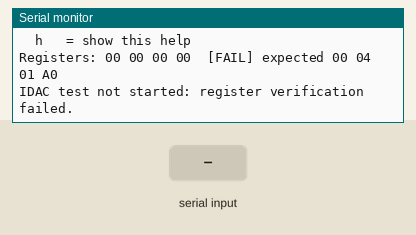
Recording of a sketch running on a simulated ESP32. On the bench: the last lines printed to the serial monitor. Inputs (shaded band) come from the test bench.

Above: at 2.0 s.
2.1 s: "r\n" received over Serial
At 3.2 s:
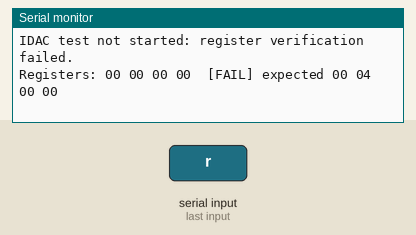
3.6 s: "off\n" received over Serial
At 4.3 s:
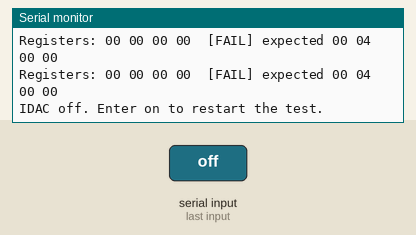

Measured:
- after the input at 2.1 s, the serial monitor: prints a new line at once (image 1)
- after the input at 3.6 s, the serial monitor: prints a new line at once (image 2)

The sketch:

ADS1220_100k6_10uA_Bare_Chip_Test.ino
```cpp
/*
  PocketLab DMM — bare ADS1220 10 uA IDAC test

  Target: ESP32 NodeMCU-32S + ADS1220IPWR on a breakout board
  Reference resistor: 100.6 kOhm

  Test wiring:

      ADS1220 REFP0 (pin 9) --- 100.6 kOhm --- REFN0 (pin 8) / AGND

  The firmware routes IDAC1 directly to REFP0. Measure from REFP0 to
  REFN0 with a handheld voltmeter. The nominal result is:

      10 uA * 100.6 kOhm = 1.006 V

  The ADS1220 internal ADC reference is selected during this diagnostic.
  The ADC conversion result is not used; this test checks only the IDAC.

  Do not select 50 uA or 100 uA with this resistor. Those settings would
  require 5.03 V or 10.06 V and exceed the IDAC compliance range on 3.3 V.

  IMPORTANT: This is an unprotected bench circuit. Connect only the passive
  reference resistor described above. Do not connect an energized circuit
  or charged capacitor.
*/

#include <Arduino.h>
#include <SPI.h>

// ESP32 VSPI pins used by the earlier PocketLab ADS1220 sketches.
constexpr int PIN_SCLK = 18;
constexpr int PIN_MISO = 19;  // ADS1220 pin 15, DOUT/DRDY
constexpr int PIN_MOSI = 23;  // ADS1220 pin 16, DIN
constexpr int PIN_CS   = 27;  // ADS1220 pin 2, CS

constexpr uint32_t SERIAL_BAUD = 115200;
constexpr uint32_t SPI_CLOCK_HZ = 1000000;
constexpr double R_REF_OHMS = 100600.0;
constexpr double IDAC_CURRENT_UA = 10.0;
constexpr double IDAC_TOLERANCE = 0.06;

constexpr uint8_t CMD_RESET      = 0x06;
constexpr uint8_t CMD_START_SYNC = 0x08;
constexpr uint8_t CMD_POWERDOWN  = 0x02;

// CONFIG0: AIN0-AIN1, gain 1 (conversion result is unused).
constexpr uint8_t CONFIG0 = 0x00;
// CONFIG1: 20 SPS, continuous-conversion mode.
constexpr uint8_t CONFIG1 = 0x04;
// CONFIG2: internal ADC reference; IDAC current = 10 uA.
constexpr uint8_t CONFIG2_10_UA = 0x01;
// CONFIG3: IDAC1 routed directly to REFP0; IDAC2 disconnected.
constexpr uint8_t CONFIG3_IDAC1_TO_REFP0 = 0xA0;

const uint8_t ACTIVE_REGS[4] = {
  CONFIG0, CONFIG1, CONFIG2_10_UA, CONFIG3_IDAC1_TO_REFP0
};
const uint8_t OFF_REGS[4] = {CONFIG0, CONFIG1, 0x00, 0x00};

SPISettings adsSpiSettings(SPI_CLOCK_HZ, MSBFIRST, SPI_MODE1);
String serialCommand;
bool idacActive = false;

void selectAds() {
  SPI.beginTransaction(adsSpiSettings);
  digitalWrite(PIN_CS, LOW);
  delayMicroseconds(2);
}

void deselectAds() {
  delayMicroseconds(2);
  digitalWrite(PIN_CS, HIGH);
  SPI.endTransaction();
}

void sendCommand(uint8_t command) {
  selectAds();
  SPI.transfer(command);
  deselectAds();
}

void writeRegisters(const uint8_t *values, uint8_t count) {
  if (count == 0 || count > 4) return;
  const uint8_t command = 0x40 | ((count - 1) & 0x03);  // WREG from reg 0
  selectAds();
  SPI.transfer(command);
  for (uint8_t i = 0; i < count; ++i) SPI.transfer(values[i]);
  deselectAds();
}

void writeRegister(uint8_t address, uint8_t value) {
  if (address > 3) return;
  const uint8_t command = 0x40 | ((address & 0x03) << 2);  // one register
  selectAds();
  SPI.transfer(command);
  SPI.transfer(value);
  deselectAds();
}

void readRegisters(uint8_t *values, uint8_t count) {
  if (count == 0 || count > 4) return;
  const uint8_t command = 0x20 | ((count - 1) & 0x03);  // RREG from reg 0
  selectAds();
  SPI.transfer(command);
  for (uint8_t i = 0; i < count; ++i) values[i] = SPI.transfer(0x00);
  deselectAds();
}

void printHexByte(uint8_t value) {
  if (value < 0x10) Serial.print('0');
  Serial.print(value, HEX);
}

bool verifyRegisters(const uint8_t *expected) {
  uint8_t actual[4] = {};
  readRegisters(actual, 4);

  bool match = true;
  for (uint8_t i = 0; i < 4; ++i) {
    if (actual[i] != expected[i]) match = false;
  }

  Serial.print("Registers: ");
  for (uint8_t i = 0; i < 4; ++i) {
    printHexByte(actual[i]);
    if (i < 3) Serial.print(' ');
  }
  Serial.print(match ? "  [PASS] expected " : "  [FAIL] expected ");
  for (uint8_t i = 0; i < 4; ++i) {
    printHexByte(expected[i]);
    if (i < 3) Serial.print(' ');
  }
  Serial.println();
  return match;
}

void printTarget() {
  const double nominal = IDAC_CURRENT_UA * 1.0e-6 * R_REF_OHMS;
  Serial.print("Measure REFP0 to REFN0. Nominal: ");
  Serial.print(nominal, 4);
  Serial.print(" V; datasheet +/-6% band: ");
  Serial.print(nominal * (1.0 - IDAC_TOLERANCE), 4);
  Serial.print(" to ");
  Serial.print(nominal * (1.0 + IDAC_TOLERANCE), 4);
  Serial.println(" V");
}

void startIdacTest() {
  idacActive = false;
  sendCommand(CMD_POWERDOWN);
  delay(1);

  // Program the current with both IDAC outputs disconnected, allow the IDAC
  // bias circuit to settle, then connect IDAC1 to REFP0 and restart operation.
  uint8_t startupRegs[4] = {CONFIG0, CONFIG1, CONFIG2_10_UA, 0x00};
  writeRegisters(startupRegs, 4);
  delayMicroseconds(300);
  writeRegister(3, CONFIG3_IDAC1_TO_REFP0);
  sendCommand(CMD_START_SYNC);
  delay(60);

  if (!verifyRegisters(ACTIVE_REGS)) {
    Serial.println("IDAC test not started: register verification failed.");
    return;
  }

  idacActive = true;
  Serial.println("IDAC1 active: 10 uA -> REFP0");
  printTarget();
}

void stopIdacTest() {
  sendCommand(CMD_POWERDOWN);
  delay(1);
  writeRegisters(OFF_REGS, 4);
  idacActive = false;
  verifyRegisters(OFF_REGS);
  Serial.println("IDAC off. Enter on to restart the test.");
}

void printHelp() {
  Serial.println();
  Serial.println("PocketLab ADS1220 100.6 kOhm / 10 uA bare-chip test");
  Serial.println("------------------------------------------------------");
  Serial.println("Wiring: REFP0 (pin 9) -- 100.6 kOhm -- REFN0 (pin 8) / AGND");
  Serial.println("Measure voltage from REFP0 to REFN0.");
  Serial.println();
  Serial.println("Commands (press Enter):");
  Serial.println("  on  = enable 10 uA IDAC1 test (nominal 1.006 V)");
  Serial.println("  r   = register readback");
  Serial.println("  off = disable IDAC output");
  Serial.println("  h   = show this help");
  Serial.println();
}

void processSerialCommand(String command) {
  command.trim();
  command.toLowerCase();
  if (command.length() == 0) return;

  if (command == "on" || command == "10") {
    startIdacTest();
  } else if (command == "r") {
    verifyRegisters(idacActive ? ACTIVE_REGS : OFF_REGS);
    if (idacActive) printTarget();
  } else if (command == "off" || command == "p") {
    stopIdacTest();
  } else if (command == "h" || command == "help") {
    printHelp();
  } else {
    Serial.println("Unknown command. Enter on, r, off, or h.");
  }
}

void handleSerialCommand() {
  while (Serial.available()) {
    const char incoming = static_cast<char>(Serial.read());
    if (incoming == '\n' || incoming == '\r') {
      if (serialCommand.length() > 0) {
        processSerialCommand(serialCommand);
        serialCommand = "";
      }
    } else if (serialCommand.length() < 31) {
      serialCommand += incoming;
    }
  }
}

void setup() {
  Serial.begin(SERIAL_BAUD);
  delay(750);

  pinMode(PIN_CS, OUTPUT);
  digitalWrite(PIN_CS, HIGH);
  SPI.begin(PIN_SCLK, PIN_MISO, PIN_MOSI, PIN_CS);

  sendCommand(CMD_RESET);
  delay(1);
  printHelp();
  startIdacTest();
}

void loop() {
  handleSerialCommand();
  delay(10);
}
```
